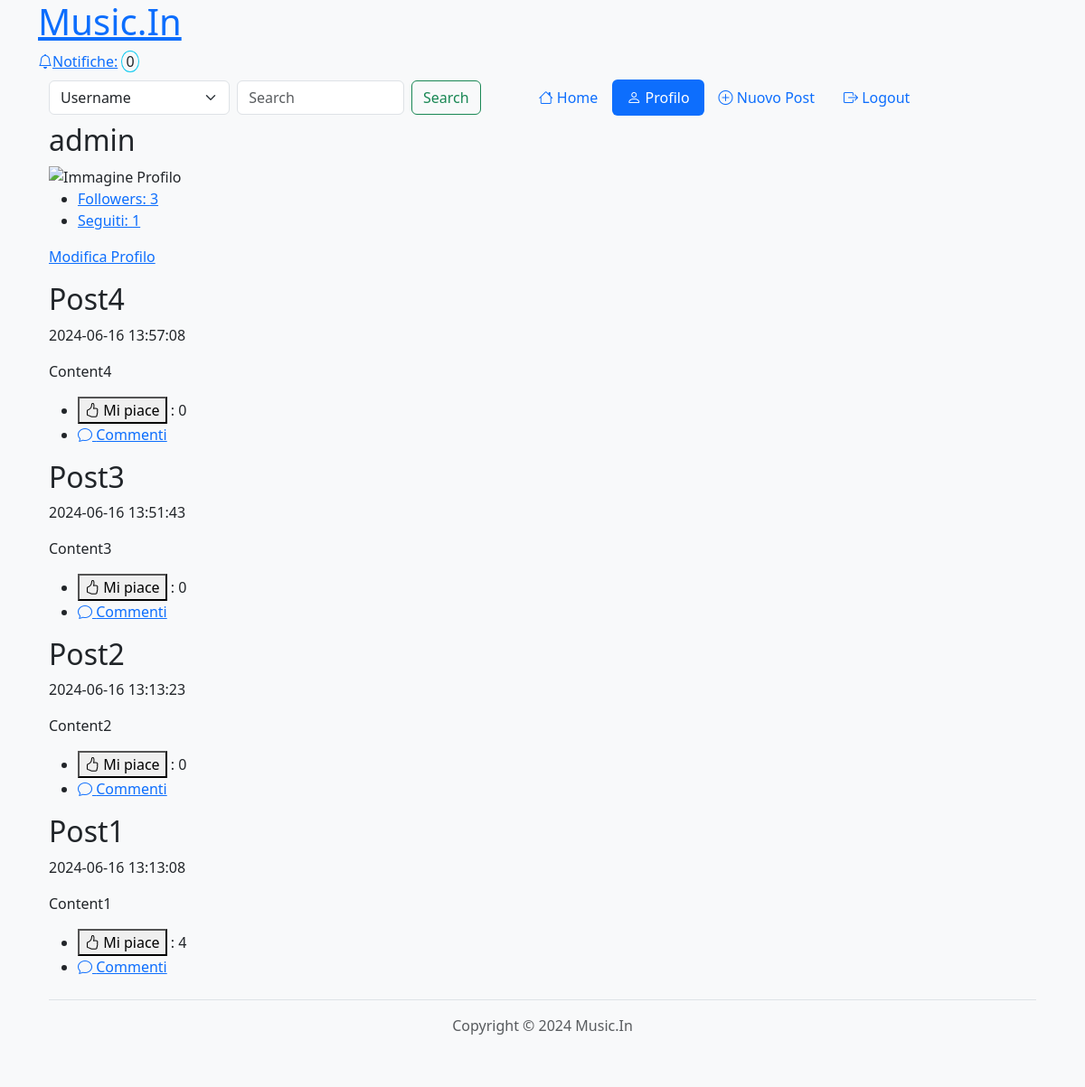
Before: /profile.php (signed in) with the older database file.
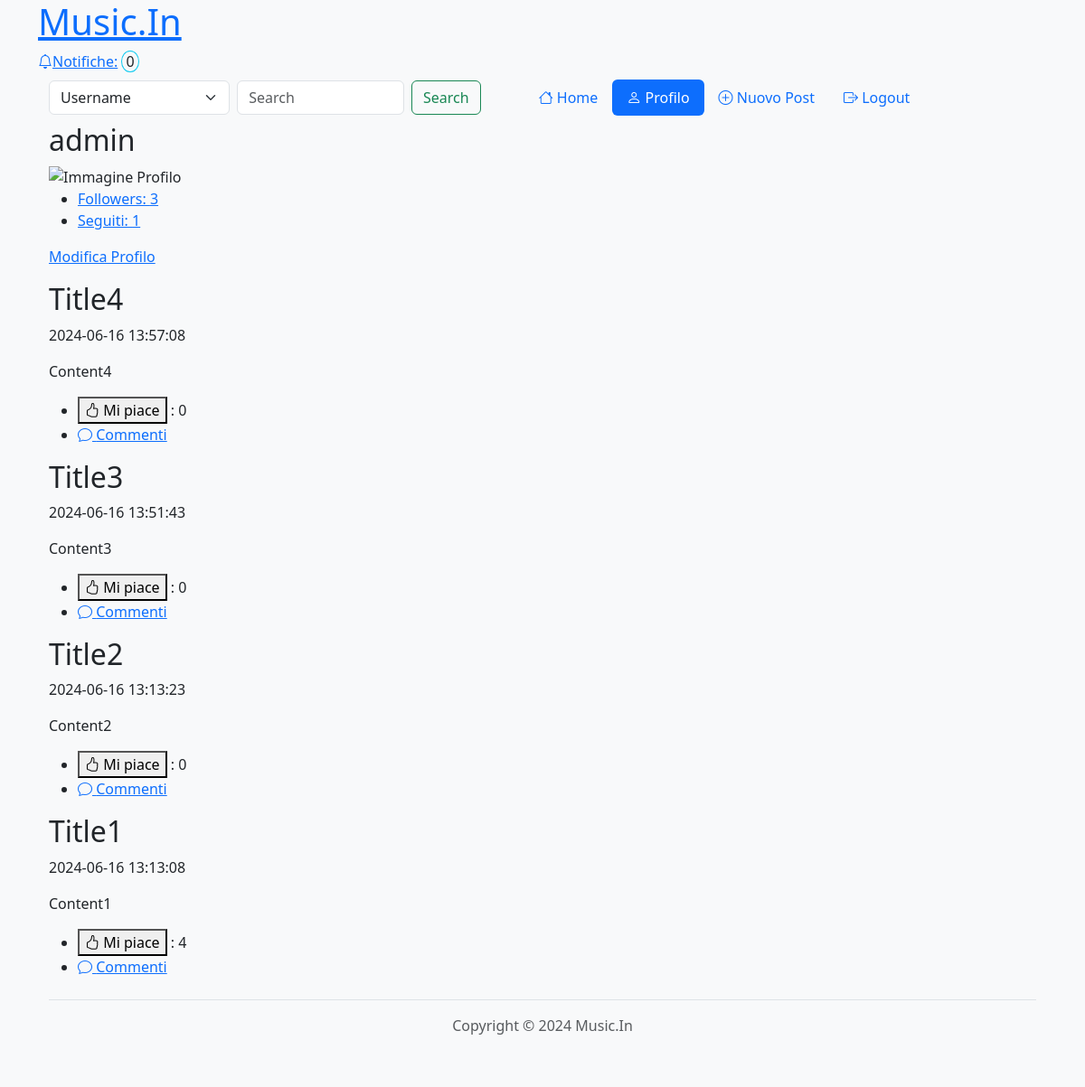
After: the same page with the newer database file.
### tables this page shows
create table posts (
     `id` int not null AUTO_INCREMENT,
     `title` varchar(255) not null,
     `content` varchar(255) not null,
     `image` varchar(255),
     `song` varchar(255),
     `created_at` timestamp not null DEFAULT current_timestamp(),
     `user_id` int not null,
     constraint `IDPost` primary key (`id`));

### profile.php (called while the page is built, shortened)
<?php
require_once __DIR__ . '/bootstrap.php';
if(empty($_GET['id'])) {
    $user_id = $_SESSION['user_id'];
    $isMyProfile = true;
} else {
    $user_id = $_GET['id'];
}
$user = $dbh->getUserInfo($user_id);
$posts = $dbh->getUserPosts($user_id);
require __DIR__ . '/template/base.php';
?>

### db/connessione-db.php (called while the page is built)
<?php
require_once(__DIR__ . "/dbhelper.php");
$servername = "localhost";
$username = "root";
$password = "";
$dbname = "music_in";
$port = 3306;
$dbh = new DatabaseHelper($servername, $username, $password, $dbname, $port);
?>

### db/dbhelper.php (called while the page is built, shortened)
<?php
class DatabaseHelper {
    private $conn;
    public function __construct($servername, $username, $password, $dbname, $port) {
        try {
            $this->conn = new PDO("mysql:host=$servername;dbname=$dbname;port=$port", $username, $password);
            $this->conn->setAttribute(PDO::ATTR_ERRMODE, PDO::ERRMODE_EXCEPTION);
            $this->conn->exec("SET NAMES utf8mb4");
        } catch(PDOException $e) {
            echo "Connessione al database fallita: " . $e->getMessage();
            die();
        }
    }
    public function getUserInfo($user_id) {
        $query_user = "SELECT username, email, name, surname, image as profile_image, genre_id FROM users WHERE id = :user_id";
        $stmt_user = $this->conn->prepare($query_user);
        $stmt_user->bindParam(':user_id', $user_id);
        $stmt_user->execute();
        $user = $stmt_user->fetch(PDO::FETCH_ASSOC);
        return $user;
    }
    public function getUserPosts($user_id) {
        $query = "SELECT posts.id as id, user_id, title, content, image, song, created_at FROM posts WHERE user_id = :user_id ORDER BY created_at DESC";
        $stmt = $this->conn->prepare($query);
        $stmt->bindParam(':user_id', $user_id);
        $stmt->execute();
        $posts = $stmt->fetchAll(PDO::FETCH_ASSOC);
        return $posts;
    }
    public function getNumFollowers($user_id) {
        $query = "SELECT COUNT(*) as num_followers FROM follows WHERE followed_id = :followed_id";
        $stmt = $this->conn->prepare($query);
        $stmt->bindParam(":followed_id", $user_id);
        $stmt->execute();
        $result = $stmt->fetch(PDO::FETCH_ASSOC);
        return $result["num_followers"];
    }
    public function getNumFollowing($user_id) {
        $query = "SELECT COUNT(*) as num_following FROM follows WHERE follower_id = :follower_id";
        $stmt = $this->conn->prepare($query);
        $stmt->bindParam(":follower_id", $user_id);
        $stmt->execute();
        $result = $stmt->fetch(PDO::FETCH_ASSOC);
        return $result["num_following"];
    }
    public function getNumPostLikes($post_id) {
        $query = "SELECT COUNT(*) as num_likes FROM likes WHERE post_id = :post_id";
        $stmt = $this->conn->prepare($query);
        $stmt->bindParam(":post_id", $post_id);
        $stmt->execute();
        $result = $stmt->fetch(PDO::FETCH_ASSOC);
        return $result["num_likes"];
    }
}
?>

### template/post.php (the view, shortened to what this page needs)
<article class="post" id="post-<?php echo $post['id']; ?>">
    <header>
        <h2><?php echo htmlspecialchars($post['title']); ?></h2>
<?php if (!empty($post['username'])): ?>
    <p>Pubblicato da: <?php echo htmlspecialchars($post['username']); ?> alle: <?php echo htmlspecialchars($post['created_at']); ?></p>
<?php else: ?>
        <p><?php echo htmlspecialchars($post['created_at']); ?></p>
<?php endif; ?>
    </header>
    <div>
        <p><?php echo htmlspecialchars($post['content']); ?></p>
    </div>
    <footer>
        <ul>
            <li>
                <button class="like-button" data-post-id="<?php echo htmlspecialchars($post['id']); ?>">
                    <i class="bi bi-hand-thumbs-up"></i> Mi piace
                </button>
                : <span class="like-count"><?php echo htmlspecialchars($dbh->getNumPostLikes($post['id'])); ?></span>
            </li>
            <li><a href="comments.php?post_id=<?php echo htmlspecialchars($post['id']); ?>"><i class="bi bi-chat"></i> Commenti</a></li>
        </ul>
    </footer>
</article>

### template/profile.php (shortened to what this page needs)
<?php if (empty($user)): ?>
    <h2>Utente non trovato.</h2>
<?php else: ?>
<section>
    <article>
        <header>
            <h2><?php echo htmlspecialchars($user['username']); ?></h2>
            <img src="<?php echo UPLOAD_DIR . htmlspecialchars($user['profile_image']); ?>" alt="Immagine Profilo">
            <ul>
                <li><a href="#">Followers: <?php echo htmlspecialchars($dbh->getNumFollowers($user_id)); ?></a></li>
                <li><a href="#">Seguiti: <?php echo htmlspecialchars($dbh->getNumFollowing($user_id)); ?></a></li>
            </ul>
<?php if ($isMyProfile): ?>
            <a href="edit-profile.php">Modifica Profilo</a>
<?php endif; ?>
        </header>
    </article>
</section>
<section class="post-grid">
    <?php foreach ($posts as $post): ?>
        <?php require __DIR__ . "/post.php" ?>
    <?php endforeach; ?>
</section>
<?php endif; ?>

Changed rows visible on the page:
changed posts "Content4": title "Post4" → "Title4"
changed posts "Content3": title "Post3" → "Title3"
changed posts "Content2": title "Post2" → "Title2"
changed posts "Content1": title "Post1" → "Title1"
